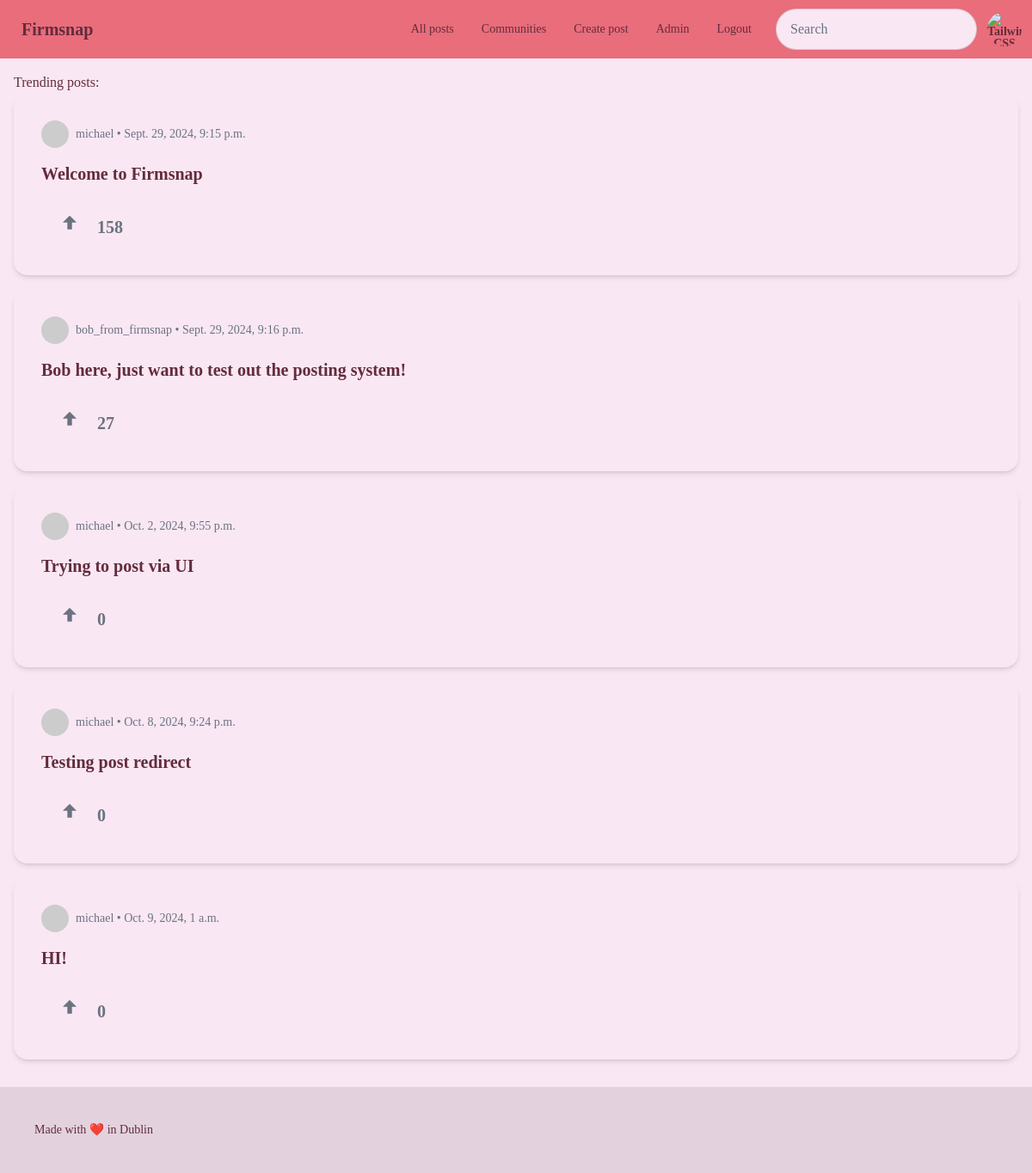
Page /app/all (signed in) on the committed database.
### app/models.py (models this page shows, shortened)
class Post(models.Model):
    organisation_id = models.ForeignKey(Organisation, on_delete=models.CASCADE)
    user_id = models.ForeignKey(User, on_delete=models.CASCADE)
    post_title = models.CharField(max_length=200, default="Untitled Post")
    post_text = models.TextField(max_length=2000)
    pub_date = models.DateTimeField(auto_now_add=True)
    votes = models.IntegerField(default=0)

class User(AbstractUser):
    organisation_id = models.ForeignKey(
        Organisation, on_delete=models.CASCADE, null=True, blank=True
    )
    is_org_admin = models.BooleanField(default=False)
    is_active = models.BooleanField(default=True)

### app/views.py (the view)
# urls.py: path("all", views.all_posts, name="all_posts"),
def all_posts(request):
    user = request.user
    if user.is_authenticated and user.organisation_id:
        organisation_id = user.organisation_id
        list_of_posts = Post.objects.filter(organisation_id=organisation_id)
        return render(request, "app/all_posts.html", {"list_of_posts": list_of_posts})
    else:
        return redirect("login")

### app/templates/app/all_posts.html
{% extends 'app/base.html' %}
{% block content %}
  <h2>Trending posts:</h2>
  {% if list_of_posts %}
    {% for post in list_of_posts %}
      <div class="card w-full bg-base-100 shadow-md mb-4">
        <div class="card-body">
          <div class="flex items-center mb-2">
            <div class="avatar">
              <div class="w-8 h-8 rounded-full">
                <img src="https://i.pravatar.cc/150?img=3" alt="User Avatar" />
              </div>
            </div>
            <span class="ml-2 text-sm text-gray-500">{{ post.user_id.username }} • {{ post.pub_date }}</span>
          </div>
          <h2 class="card-title"><a href="{% url 'post_detail' post.id %}">{{ post.post_title }}</a></h2>
          <div class="card-actions mt-4">
            <div class="flex space-x-2">
              <button class="btn btn-ghost text-gray-500 hover:text-green-500 flex items-center space-x-2">
                <svg xmlns="http://www.w3.org/2000/svg" class="h-8 w-8 inline" fill="currentColor" viewBox="0 0 24 24">
                  <path d="M12 2l-6 6h4v6h4v-6h4z" />
                </svg>
                <span class="text-xl font-bold">{{ post.votes }}</span>
              </button>
            </div>
          </div>
        </div>
      </div>
    {% endfor %}
  {% else %}
    <p>No posts found for this organization.</p>
  {% endif %}
{% endblock %}

### rows in the picture
Post: user_id.username "michael", pub_date "Sept. 29, 2024, 9:15 p.m.", post_title "Welcome to Firmsnap", votes "158"
Post: user_id.username "bob_from_firmsnap", pub_date "Sept. 29, 2024, 9:16 p.m.", post_title "Bob here, just want to test out the posting system!", votes "27"
Post: user_id.username "michael", pub_date "Oct. 2, 2024, 9:55 p.m.", post_title "Trying to post via UI", votes "0"
Post: user_id.username "michael", pub_date "Oct. 8, 2024, 9:24 p.m.", post_title "Testing post redirect", votes "0"
Post: user_id.username "michael", pub_date "Oct. 9, 2024, 1 a.m.", post_title "HI!", votes "0"
